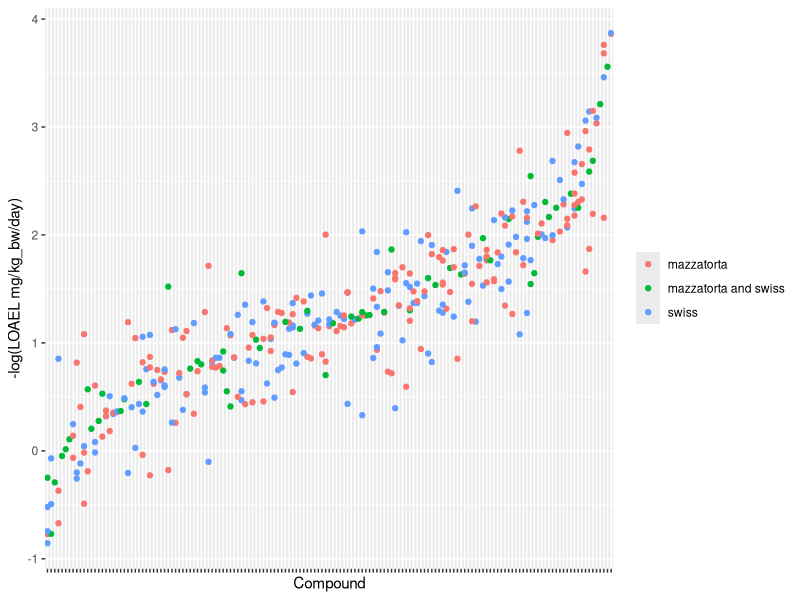

R code for this plot:
#!/usr/bin/Rscript
library(ggplot2)
library(grid)
library(gridExtra)

m = read.csv("data/mazzatorta_log10.csv",header=T)
s = read.csv("data/swiss_log10.csv",header=T)

m.dupsmi = unique(m$SMILES[duplicated(m$SMILES)])
s.dupsmi = unique(s$SMILES[duplicated(s$SMILES)])
m.dup = m[m$SMILES %in% m.dupsmi,]
s.dup = s[s$SMILES %in% s.dupsmi,]

#m.dup$LOAEL= -log10(m.dup$LOAEL)
#s.dup$LOAEL= -log10(s.dup$LOAEL)
m.dup$SMILES <- reorder(m.dup$SMILES,m.dup$LOAEL)
s.dup$SMILES <- reorder(s.dup$SMILES,s.dup$LOAEL)

p1 <- ggplot(m.dup, aes(SMILES,LOAEL),ymin = min(LOAEL), ymax=max(LOAEL)) + ylab('-log(LOAEL mg/kg_bw/day)') + xlab('Compound') + theme(axis.text.x = element_blank()) + geom_point() + ggtitle("Mazzatorta") + ylim(-1,4)
p2 <- ggplot(s.dup, aes(SMILES,LOAEL),ymin = min(LOAEL), ymax=max(LOAEL)) + ylab('-log(LOAEL mg/kg_bw/day)') + xlab('Compound') + theme(axis.text.x = element_blank()) + geom_point() + ggtitle("Swiss Federal Office") + ylim(-1,4)

#pdf('figure/dataset-variability.pdf')
#grid.arrange(p1,p2,ncol=1)
#dev.off()

data <- read.csv("data/test_log10.csv",header=T)
#data$LOAEL = -log(data$LOAEL)
data$SMILES <- reorder(data$SMILES,data$LOAEL)
img = ggplot(data,aes(SMILES,LOAEL,ymin = min(LOAEL), ymax=max(LOAEL),color=Dataset)) + geom_point()
img <- img + ylab('-log(LOAEL mg/kg_bw/day)') + xlab('Compound') + theme(axis.text.x = element_blank())  + theme(legend.title=element_blank())
img = img + scale_fill_discrete(breaks=c("Mazzatorta", "Both", "Swiss Federal Office"))
img = img 

ggsave(file='figures/dataset-variability.pdf', plot=img, width=12,height=8)
